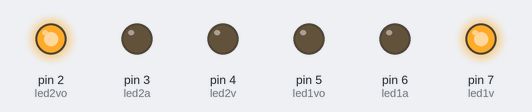
This sketch was run on a simulated Arduino Uno, built with avr-gcc and run on an emulated ATmega328P. On the bench: output pins drawn as LEDs (lit = HIGH).

Above: at 1.0 s.
At 3.0 s:
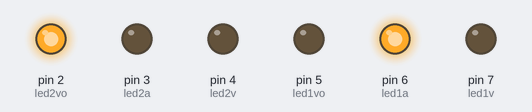
At 4.5 s:
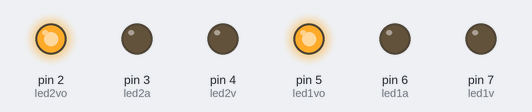
At 6.0 s:
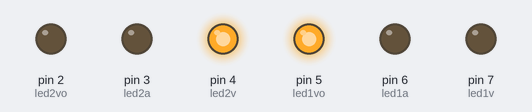
At 8.0 s:
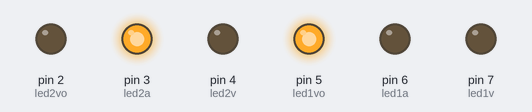
Timing chart, 0 to 11.7 s (numbered marks = the images above):
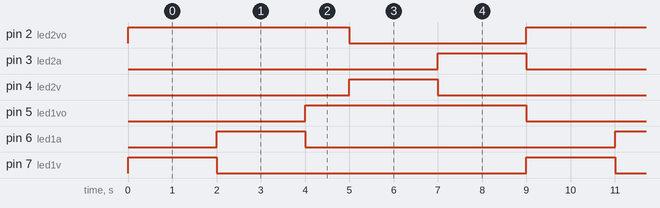

The sketch:

Semaforo.ino
```cpp
int led1v = 7;
int led1a = 6;
int led1vo = 5;
int led2v = 4;
int led2a = 3;
int led2vo = 2;

void setup()
{
  //defenir tipo pinOut
  pinMode(led1v, OUTPUT);
  pinMode(led1a, OUTPUT);
  pinMode(led1vo, OUTPUT);
  pinMode(led2v, OUTPUT);
  pinMode(led2a, OUTPUT);
  pinMode(led2vo, OUTPUT);

  //led estão todos OFF
  digitalWrite(led1v, LOW);
  digitalWrite(led1a, LOW);
  digitalWrite(led1vo, LOW);
  digitalWrite(led2v, LOW);
  digitalWrite(led2a, LOW);
  digitalWrite(led2vo, LOW);

}

void loop()
{
  //SEMAFRO
  // Verde 1 ON e Vermelho 2 ON
  digitalWrite(led1v, HIGH); //ON
  digitalWrite(led2vo, HIGH);
  delay(2000);
  // Verde 1 OFF e Amarelo 1 ON
  digitalWrite (led1v, LOW); //OFF
  digitalWrite (led1a, HIGH);
  delay(2000);
  // Amarelo 1 OFF e vermelho 1 ON
  digitalWrite (led1a, LOW);
  digitalWrite (led1vo, HIGH);
  delay(1000);
  // Vermelho 2 OFF e Verde 2 ON
  digitalWrite (led2vo, LOW);
  digitalWrite (led2v, HIGH); //verde
  delay(2000);
  // ---- amarelo 2 ON verde 2 OFF
  digitalWrite (led2a, HIGH);
  digitalWrite (led2v, LOW);
  delay(2000);
  digitalWrite(led2a, LOW);
  digitalWrite(led1vo, LOW);
}
```

Measured:
- by itself, pin 2 (led2vo), pin 5 (led1vo): alternates HIGH for 5.0 s and LOW for 4.0 s
- by itself, pin 3 (led2a), pin 4 (led2v), pin 6 (led1a), pin 7 (led1v): alternates HIGH for 2.0 s and LOW for 7.0 s
- by itself, everything shown: repeats every 9.0 s, in 6 steps
